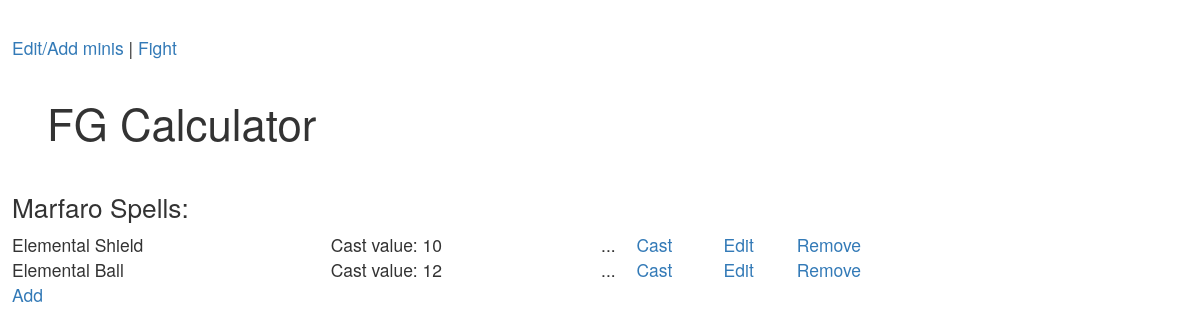
The page /show_spells/2 on the database its author committed.
### tables this page shows
CREATE TABLE "minis" (
	`type`	INTEGER,
	`name`	TEXT,
	`list`	TEXT,
	`user`	TEXT,
	`M`	INTEGER,
	`F`	INTEGER,
	`S`	INTEGER,
	`A`	INTEGER,
	`W`	INTEGER,
	`H`	INTEGER,
	`cwp_name`	TEXT,
	`cwp_damage_mod`	INTEGER,
	`cwp_armour_mod`	INTEGER,
	`swp_name`	TEXT,
	`swp_range`	INTEGER,
	`swp_damage_mod`	INTEGER
);

CREATE TABLE `spells` (
	`mini_id`	INTEGER,
	`name`	TEXT,
	`cast_value`	INTEGER,
	`description`	TEXT
);

### frostgrave.py (the view)
@app.route('/show_spells/<int:mini>')
def show_spells(mini):
    db = get_db()
    command = "SELECT spells.rowid, * FROM spells WHERE mini_id={}".format(mini)
    cur = db.execute(command)
    spells = cur.fetchall()
    stats = get_stats(mini)
    return render_template('show_spells.html', mini=stats, spells=spells)

### frostgrave.py (called while the page is built)
def connect_db():
    rv = sqlite3.connect(app.config['DATABASE'])
    rv.row_factory = sqlite3.Row
    return rv

def get_db():
    if not hasattr(g, 'sqlite_db'):
        g.sqlite_db = connect_db()
    return g.sqlite_db

def get_stats(id):
    db = get_db()
    cur = db.execute("SELECT rowid, * FROM minis WHERE rowid={} AND user=\"{}\"".format(id, USER_ID))
    stats = cur.fetchall()
    if len(stats) == 1:
        return stats[0]
    else:
        print("Error retrieving min stats for id={} and user=\"{}\"".format(id, USER_ID))
        return None

### templates/show_spells.html
{% extends "layout.html" %}
{% block body %}
<h2>{{ mini.name}} Spells:</h2>
<table style="width:80%">
{% for s in spells %}
    <tr>
        <td>{{ s.name }}</td>
        <td>Cast value: {{ s.cast_value }}</td>
        <td>{{ s.description }}</td>
        <td><a href="{{ url_for('cast_spell', spell=s.rowid)}}">Cast</a></td>
        <td><a href="{{ url_for('edit_spell', spell=s.rowid)}}">Edit</a></td>
        <td><a href="{{ url_for('remove_spell', spell=s.rowid)}}">Remove</a></td>
    </tr>
{% endfor %}
</table>
<a href="{{ url_for('add_spell') }}">Add</a>
{% endblock %}>

### static/style.css (style rules this page uses)
h2 { font-size: 1.5em; }

### rows shown on the page
minis: name "Marfaro"
spells: name "Elemental Shield", cast_value "10", description "..."
spells: name "Elemental Ball", cast_value "12", description "..."
